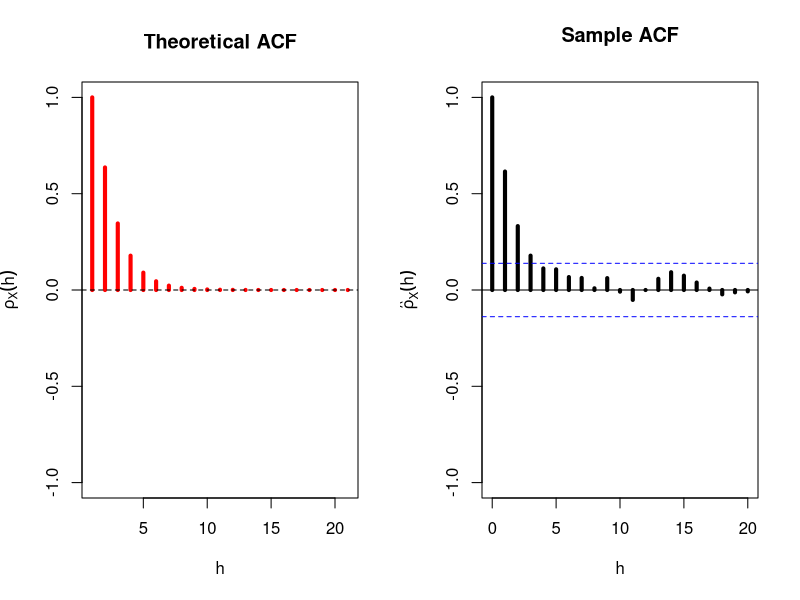
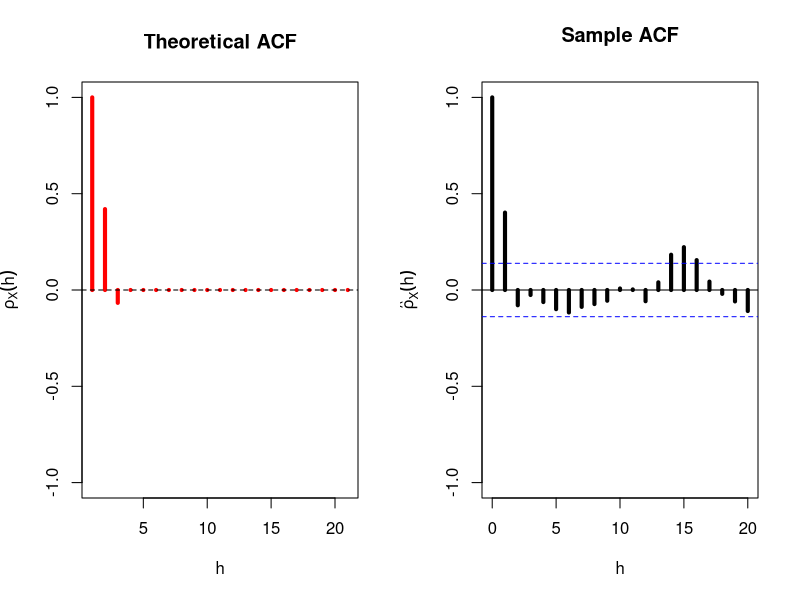
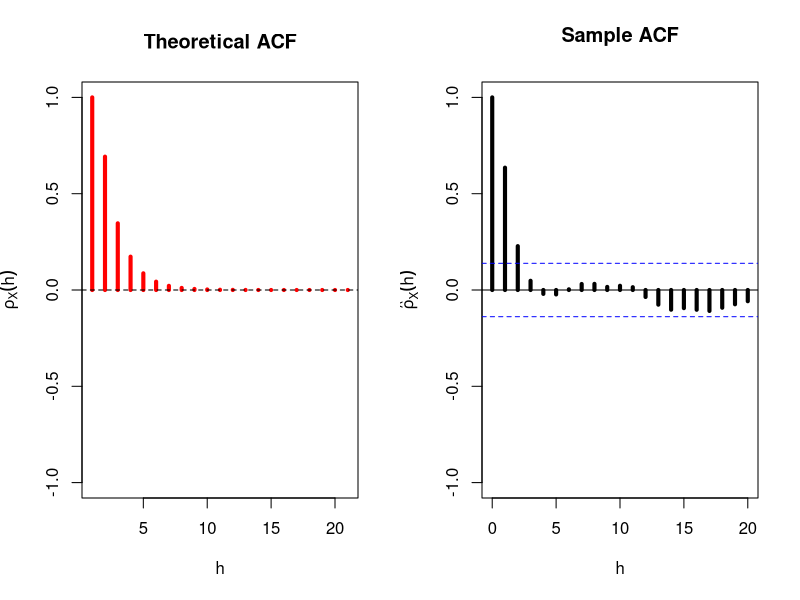
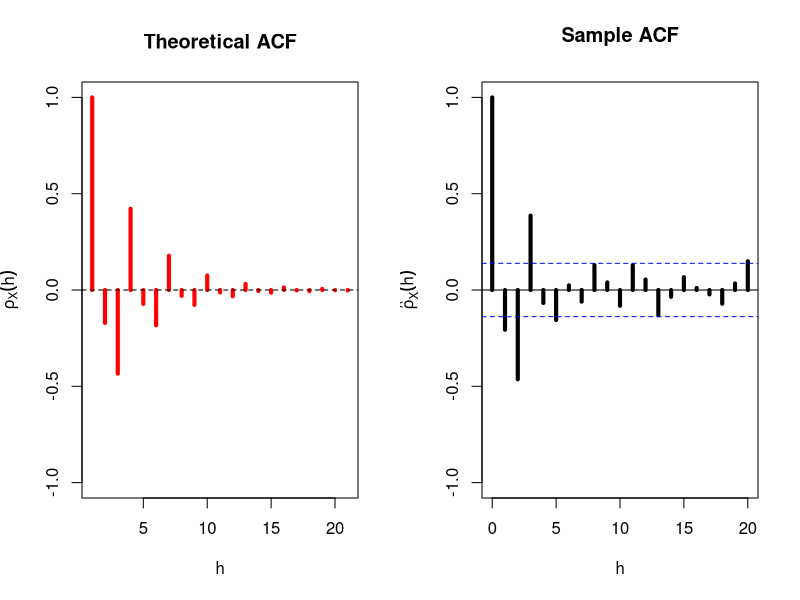

R code for these plots, in order:

############ Part 1: Model Identification 
###### (c)determine if each process is causal or invertible (look at pdf file for forms of the time series processes)

# (i) AR(2) with parameters: 0.7 and -0.1 
# the AR polynomial for this process is: 1-0.7z+0.1z^2
# set the above polynomial function equal to 0, polyroot() to solve:
polyroot(c(1,-.7,.1))

# (ii) MA(2) with parameters: -.7 and .1
# the MA polynomial function for this process is: 1-0.7z+0.1z^2
polyroot(c(1,-.7,.1))

# (iii) ARMA(1,1):
# we check if the process is causal or invertible separately. 

# check causality by setting up AR polynomial function and set it to 0:
# AR parameter is 0.5 --> AR polynomial function: 1-0.5z
polyroot(c(1,-.5))
# check invertibility by setting up MA polynomial function:
# MA parameter is 0.4 --> MA polynomial function: 1-0.4z
polyroot(c(1,.4))


# (iv) ARMA(2,1)
# AR polynomial function is: 1-0.75z+0.5625z^2
polyroot(c(1,-.75,.5625))
# MA polynomial function is: 1+1.25z
polyroot(c(1,1.25))

##### (d) Simulate 200 observations from each model and compare the sample ACF and PACF with the model ACF and PACF with white noise variance is 1.

# (i)
# simulate AR(2) process using arima.sim()
# sd argument to specify standard deviation of normal white noise to generate AR
# phi_1=0.7 and phi_2=-0.1
# number of observations is 200
set.seed(1)
ar2 <- arima.sim(model = list(ar = c(0.7,-0.1),sd = 1),n = 200)
# theoretical ACF using ARMAacf()
theo_acf<- ARMAacf(ar=c(0.7,-0.1),lag.max = 20,pacf=FALSE)
# display theoretical ACF and sample ACF on the same window:
par(mfrow=c(1,2))
# theoretical acf:
plot(theo_acf,type = "h",ylim = c(-1,1),
     main = "Theoretical ACF",
     col = "red",
     lwd=4,
     ylab = expression(rho[X](h)),
     xlab = "h")
abline(h = 0,lty=2) # Add horizontal line
# sample acf:
acf(ar2,lag.max = 20,
    main = "Sample ACF",
    ylim = c(-1,1),
    lwd=4,
    xlab = "h",
    ylab = expression(hat(rho)[X](h)))

# (ii)
# MA(2) process with theta_1=0.7 and theta_2=-0.1
# n=200 and sd=1
ma1<- arima.sim(model=list(ma=c(0.7,-0.1),sd=1),n=200)
# Theoretical ACF
theo_acf <- ARMAacf(ma = c(0.7,-0.1),lag.max = 20, pacf = FALSE)
# Plot
plot(theo_acf,type = "h",ylim = c(-1,1),
     main = "Theoretical ACF",
     col = "red",
     lwd=4,
     ylab = expression(rho[X](h)),
     xlab = "h")
abline(h = 0,lty=2) # Add horizontal line
# Sample ACF
acf(ma1,lag.max = 20,
    main = "Sample ACF",
    ylim = c(-1,1),
    lwd=4,
    xlab = "h",
    ylab = expression(hat(rho)[X](h)))

# (iii) ARMA(1,1)
# AR parameter is 0.5 and MA parameter is 0.4
# n=200 and sd (of gaussian white noise) is 1
arma11 <- arima.sim(model = list(ar = c(0.5),ma = c(0.4),sd = 1),n = 200)
# Theoretical ACF
theo_acf <- ARMAacf(ar = 0.5, ma = 0.4,lag.max = 20, pacf = FALSE)
# Plot
plot(theo_acf,type = "h",ylim = c(-1,1),
     main = "Theoretical ACF",
     col = "red",
     lwd=4,
     ylab = expression(rho[X](h)),
     xlab = "h")
abline(h = 0,lty=2) # Add horizontal line
# Sample ACF
acf(arma11,lag.max = 20,
    main = "Sample ACF",
    ylim = c(-1,1),
    xlab = "h",
    lwd=4,
    ylab = expression(hat(rho)[X](h)))

# (iv) ARMA(2,1)
# AR coefficients are -0.75 and -0.5625 and MA coefficient is 1.25
arma21 <- arima.sim(model = list(ar = c(-0.75,-0.5625),ma = 1.25,sd = 1),n = 200)
# Theoretical ACF
theo_acf <- ARMAacf(ar = c(-0.75,-0.5625), ma = 1.25,lag.max = 20, pacf = FALSE)
# Plot
plot(theo_acf,type = "h",ylim = c(-1,1),
     main = "Theoretical ACF",
     col = "red",
     lwd=4,
     ylab = expression(rho[X](h)),
     xlab = "h")
abline(h = 0,lty=2) # Add horizontal line
# Sample ACF
acf(arma21,lag.max = 20,
    main = "Sample ACF",
    ylim = c(-1,1),
    lwd=4,
    xlab = "h",
    ylab = expression(hat(rho)[X](h)))

######### Part 2: Model estimation using Yule-Walker equations:
# simulate AR(2) process
ar2 <- arima.sim(model = list(ar = c(1.5,-0.75),sd = 1),n = 144)

#### By hand:
# 1. Estimate the auto-correlation function
acv_ar <- acf(ar2,main = "Sample ACF",plot = F)
# 2. Construct the matrix Rho:
?toeplitz # construct symmetric matrix (Toeplitz matrix)
Rho <- toeplitz(acv_ar$acf[c(1,2)]) # rho_X(0) and rho_X(1)
# 3. Construct the vector rho:
rho <- acv_ar$acf[c(2,3)] # rho_X(1) and rho_X(2)
# 4. Apply the formula:
phi_hat <- solve(Rho) %*% rho
phi_hat
# Compare the estimated parameters and the actual parameters. (close enough)
# 5. Estimate variance of gaussian white noise:
# (a) Obtain variance of X_t:
var_ar<- acf(ar2,type="covariance",plot=F)$acf[1]
sigma_z <- var_ar*(1-t(rho)%*%solve(Rho)%*%rho)
sigma_z

#### Using ar.yw() (Fit autoregressive models):
yw <- ar.yw(ar2,order = 2)
yw

### if we construct matrix from to solve for coefficients of Phi --> linear model and Yule Walker estimators are essentially least squares estimators. 
### For AR(p): we get optimal estimators because the process is linear in the parameters. 
### For MA(q) and ARMA(p,q) --> not optimal values as the processes are not linear in the parameters. 


